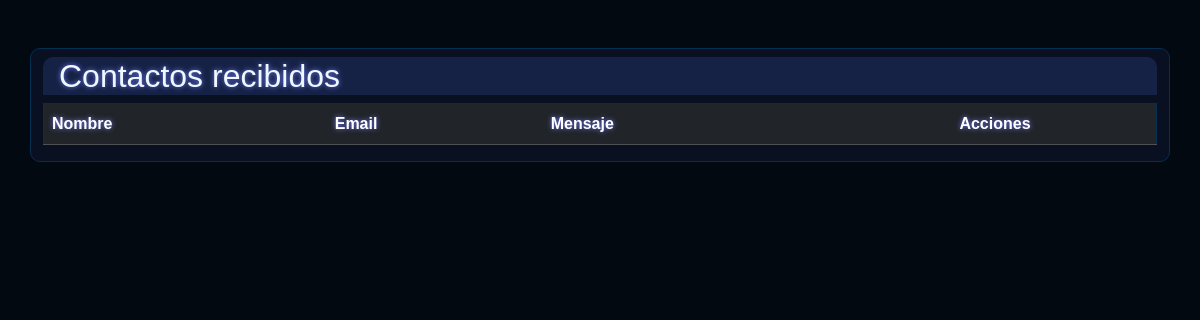
Page /contactos/ (signed in) on the earlier database version.
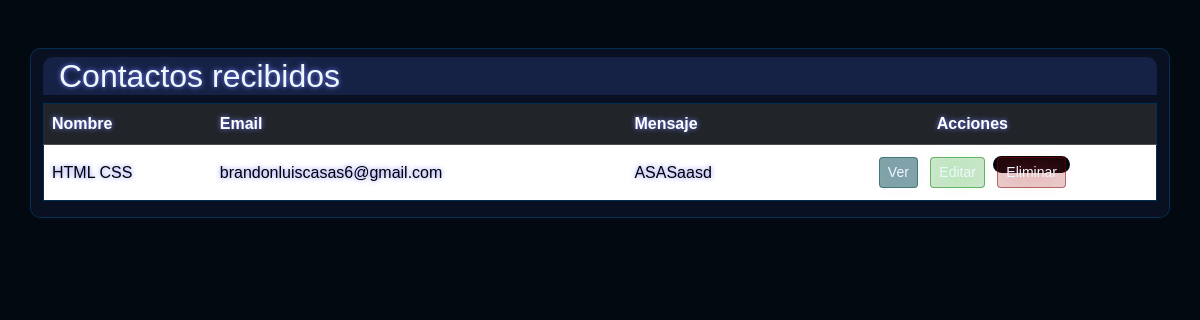
Same page on the later database version.
### myporfolio/models.py (models this page shows)
class Contacto(models.Model):
    nombre = models.CharField(max_length=100)
    email = models.EmailField()
    mensaje = models.TextField()
    mensaje_cifrado = models.TextField()
    fecha = models.DateTimeField(auto_now_add=True)

### myporfolio/views.py (the view)
# urls.py: path('contactos/', views.contacto_lista, name='contacto_lista'),
@login_required
def contacto_lista(request):
    contactos = Contacto.objects.all()
    return render(request, 'myporfolio/contacto_lista.html', {'contactos': contactos})

### myporfolio/templates/myporfolio/contacto_lista.html (shortened to what this page needs)
{% extends 'base_generic.html' %}
{% load static %}
{% block content %}
<!DOCTYPE html>
<html lang="en">
<head>
    <link rel="stylesheet" href="{% static 'css/lista_contacto.css' %}">
</head>
<body>
    <div class = "container mt-5">
        <h2  class = "titulo my-2 ps-3">Contactos recibidos</h2>
        <div class = "table-responsive">
            <table class = "table table-hover align-middle">
                <thead class = "table-dark">
                    <tr>
                        <th scope = "col">Nombre</th>
                        <th scope = "col">Email</th>
                        <th scope = "col">Mensaje</th>
                        <th scope = "col" class = "text-center">Acciones</th>
                    </tr>
                </thead>
                <tbody>
                    {% for contacto in contactos %}
                    <tr class = "text-light">
                        <td>{{ contacto.nombre }}</td>
                        <td>{{ contacto.email }}</td>
                        <td>{{ contacto.mensaje }}</td>
                        <td class = "text-center">
                            <a href="{% url 'contacto_detalle' contacto.pk %}" class = "btn boton-1 btn-sm m-1">Ver</a>
                            <a href="{% url 'contacto_editar' contacto.pk %}" class = "btn boton-3 btn-sm m-1">Editar</a>
                            <form method="POST" action="{% url 'contacto_eliminar' contacto.pk %}" style = "display: inline;">
                                <button type="submit" class = "btn boton-2 btn-sm m-1 ">Eliminar</button>
                            </form>
                        </td>
                    </tr>
                    {% endfor %}
                </tbody>
            </table>
        </div>
    </div>
{% endblock %}

Differences in the rows shown:
added Contacto: nombre "HTML CSS", email "brandonluiscasas6@gmail.com", mensaje "ASASaasd"
